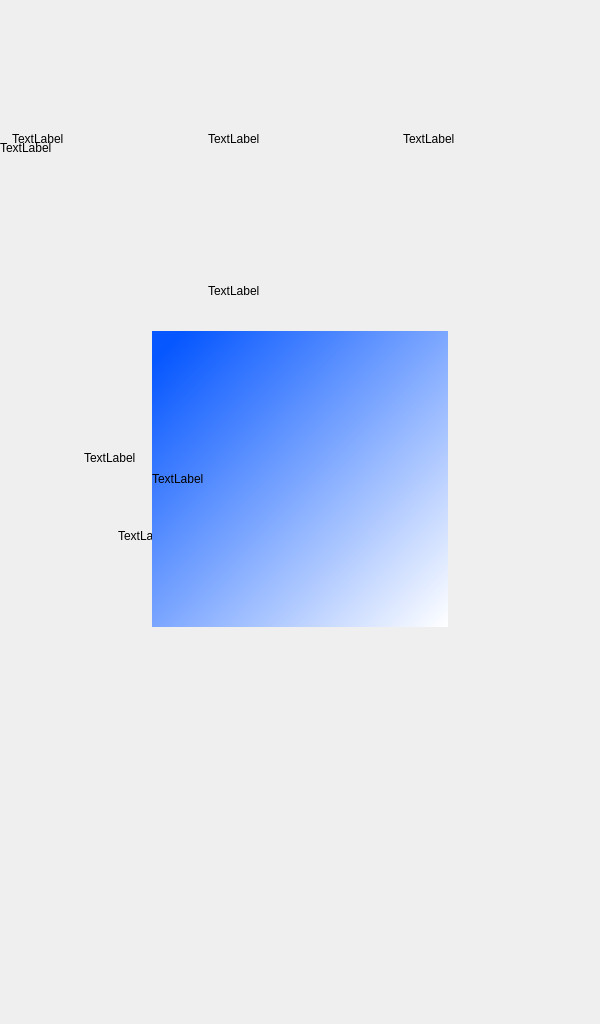
<?xml version="1.0" encoding="UTF-8"?>
<ui version="4.0">
 <class>Widget</class>
 <widget class="QWidget" name="Widget">
  <property name="geometry">
   <rect>
    <x>0</x>
    <y>0</y>
    <width>600</width>
    <height>1024</height>
   </rect>
  </property>
  <property name="windowTitle">
   <string>Widget</string>
  </property>
  <property name="layoutDirection">
   <enum>Qt::RightToLeft</enum>
  </property>
  <property name="styleSheet">
   <string notr="true"/>
  </property>
  <widget class="QWidget" name="widget1" native="true">
   <property name="geometry">
    <rect>
     <x>0</x>
     <y>0</y>
     <width>600</width>
     <height>1024</height>
    </rect>
   </property>
   <property name="layoutDirection">
    <enum>Qt::RightToLeft</enum>
   </property>
   <property name="styleSheet">
    <string notr="true">background-image:url(:/ui/QR.png)</string>
   </property>
   <widget class="QLabel" name="label1">
    <property name="geometry">
     <rect>
      <x>152</x>
      <y>331</y>
      <width>296</width>
      <height>296</height>
     </rect>
    </property>
    <property name="layoutDirection">
     <enum>Qt::RightToLeft</enum>
    </property>
    <property name="text">
     <string>TextLabel</string>
    </property>
   </widget>
  </widget>
  <widget class="QWidget" name="widget4" native="true">
   <property name="geometry">
    <rect>
     <x>0</x>
     <y>0</y>
     <width>600</width>
     <height>1024</height>
    </rect>
   </property>
   <property name="styleSheet">
    <string notr="true">background-image:url(:/ui/main.png)</string>
   </property>
   <widget class="QLabel" name="label4_1">
    <property name="geometry">
     <rect>
      <x>208</x>
      <y>69</y>
      <width>188</width>
      <height>140</height>
     </rect>
    </property>
    <property name="text">
     <string>TextLabel</string>
    </property>
   </widget>
   <widget class="QLabel" name="label4_2">
    <property name="geometry">
     <rect>
      <x>208</x>
      <y>221</y>
      <width>188</width>
      <height>140</height>
     </rect>
    </property>
    <property name="text">
     <string>TextLabel</string>
    </property>
   </widget>
   <widget class="QLabel" name="label4_4">
    <property name="geometry">
     <rect>
      <x>403</x>
      <y>69</y>
      <width>188</width>
      <height>140</height>
     </rect>
    </property>
    <property name="text">
     <string>TextLabel</string>
    </property>
   </widget>
   <widget class="QLabel" name="label4_3">
    <property name="geometry">
     <rect>
      <x>12</x>
      <y>69</y>
      <width>188</width>
      <height>140</height>
     </rect>
    </property>
    <property name="text">
     <string>TextLabel</string>
    </property>
   </widget>
   <widget class="QLabel" name="label4_5_1">
    <property name="geometry">
     <rect>
      <x>55</x>
      <y>667</y>
      <width>90</width>
      <height>89</height>
     </rect>
    </property>
    <property name="styleSheet">
     <string notr="true">background-image:url(:/image/ui/r1.png)</string>
    </property>
    <property name="text">
     <string/>
    </property>
   </widget>
   <widget class="QLabel" name="label4_5_2">
    <property name="geometry">
     <rect>
      <x>191</x>
      <y>667</y>
      <width>90</width>
      <height>89</height>
     </rect>
    </property>
    <property name="styleSheet">
     <string notr="true">background-image:url(:/image/ui/r2.png)</string>
    </property>
    <property name="text">
     <string/>
    </property>
   </widget>
   <widget class="QLabel" name="label4_5_3">
    <property name="geometry">
     <rect>
      <x>336</x>
      <y>667</y>
      <width>72</width>
      <height>89</height>
     </rect>
    </property>
    <property name="styleSheet">
     <string notr="true">background-image:url(:/image/ui/r3.png)</string>
    </property>
    <property name="text">
     <string/>
    </property>
   </widget>
   <widget class="QLabel" name="label4_5_4">
    <property name="geometry">
     <rect>
      <x>472</x>
      <y>667</y>
      <width>72</width>
      <height>89</height>
     </rect>
    </property>
    <property name="styleSheet">
     <string notr="true">background-image:url(:/image/ui/r4.png)</string>
    </property>
    <property name="text">
     <string/>
    </property>
   </widget>
   <widget class="QLabel" name="label4_5_5">
    <property name="geometry">
     <rect>
      <x>55</x>
      <y>786</y>
      <width>90</width>
      <height>89</height>
     </rect>
    </property>
    <property name="styleSheet">
     <string notr="true">background-image:url(:/image/ui/r5.png)</string>
    </property>
    <property name="text">
     <string/>
    </property>
   </widget>
   <widget class="QLabel" name="label4_5_6">
    <property name="geometry">
     <rect>
      <x>200</x>
      <y>786</y>
      <width>72</width>
      <height>89</height>
     </rect>
    </property>
    <property name="styleSheet">
     <string notr="true">background-image:url(:/image/ui/r6.png)</string>
    </property>
    <property name="text">
     <string/>
    </property>
   </widget>
   <widget class="QLabel" name="label4_5_7">
    <property name="geometry">
     <rect>
      <x>336</x>
      <y>786</y>
      <width>72</width>
      <height>89</height>
     </rect>
    </property>
    <property name="styleSheet">
     <string notr="true">background-image:url(:/image/ui/r7.png)</string>
    </property>
    <property name="text">
     <string/>
    </property>
   </widget>
   <widget class="QLabel" name="label4_5_8">
    <property name="geometry">
     <rect>
      <x>472</x>
      <y>786</y>
      <width>72</width>
      <height>89</height>
     </rect>
    </property>
    <property name="styleSheet">
     <string notr="true">background-image:url(:/image/ui/r8.png)</string>
    </property>
    <property name="text">
     <string/>
    </property>
   </widget>
   <widget class="QLabel" name="label4_5_1_1">
    <property name="geometry">
     <rect>
      <x>55</x>
      <y>667</y>
      <width>90</width>
      <height>89</height>
     </rect>
    </property>
    <property name="styleSheet">
     <string notr="true">background-image:url(:/image/ui/w1.png)</string>
    </property>
    <property name="text">
     <string/>
    </property>
   </widget>
   <widget class="QLabel" name="label4_5_2_1">
    <property name="geometry">
     <rect>
      <x>191</x>
      <y>667</y>
      <width>90</width>
      <height>89</height>
     </rect>
    </property>
    <property name="styleSheet">
     <string notr="true">background-image:url(:/image/ui/w2.png)</string>
    </property>
    <property name="text">
     <string/>
    </property>
   </widget>
   <widget class="QLabel" name="label4_5_3_1">
    <property name="geometry">
     <rect>
      <x>336</x>
      <y>667</y>
      <width>72</width>
      <height>89</height>
     </rect>
    </property>
    <property name="styleSheet">
     <string notr="true">background-image:url(:/image/ui/w3.png)</string>
    </property>
    <property name="text">
     <string/>
    </property>
   </widget>
   <widget class="QLabel" name="label4_5_4_1">
    <property name="geometry">
     <rect>
      <x>472</x>
      <y>667</y>
      <width>72</width>
      <height>89</height>
     </rect>
    </property>
    <property name="styleSheet">
     <string notr="true">background-image:url(:/image/ui/w4.png)</string>
    </property>
    <property name="text">
     <string/>
    </property>
   </widget>
   <widget class="QLabel" name="label4_5_5_1">
    <property name="geometry">
     <rect>
      <x>55</x>
      <y>786</y>
      <width>90</width>
      <height>89</height>
     </rect>
    </property>
    <property name="styleSheet">
     <string notr="true">background-image:url(:/image/ui/w5.png)</string>
    </property>
    <property name="text">
     <string/>
    </property>
   </widget>
   <widget class="QLabel" name="label4_5_6_1">
    <property name="geometry">
     <rect>
      <x>200</x>
      <y>786</y>
      <width>72</width>
      <height>89</height>
     </rect>
    </property>
    <property name="styleSheet">
     <string notr="true">background-image:url(:/image/ui/w6.png)</string>
    </property>
    <property name="text">
     <string/>
    </property>
   </widget>
   <widget class="QLabel" name="label4_5_7_1">
    <property name="geometry">
     <rect>
      <x>336</x>
      <y>786</y>
      <width>72</width>
      <height>89</height>
     </rect>
    </property>
    <property name="styleSheet">
     <string notr="true">background-image:url(:/image/ui/w7.png)</string>
    </property>
    <property name="text">
     <string/>
    </property>
   </widget>
   <widget class="QLabel" name="label4_5_8_1">
    <property name="geometry">
     <rect>
      <x>472</x>
      <y>786</y>
      <width>72</width>
      <height>89</height>
     </rect>
    </property>
    <property name="styleSheet">
     <string notr="true">background-image:url(:/image/ui/w8.png)</string>
    </property>
    <property name="text">
     <string/>
    </property>
   </widget>
   <widget class="QLabel" name="label4_6_1">
    <property name="geometry">
     <rect>
      <x>118</x>
      <y>482</y>
      <width>108</width>
      <height>108</height>
     </rect>
    </property>
    <property name="text">
     <string>TextLabel</string>
    </property>
   </widget>
   <widget class="QLabel" name="label4_6_2">
    <property name="geometry">
     <rect>
      <x>271</x>
      <y>482</y>
      <width>120</width>
      <height>28</height>
     </rect>
    </property>
    <property name="text">
     <string>TextLabel</string>
    </property>
   </widget>
   <widget class="QLabel" name="label4_6_3">
    <property name="geometry">
     <rect>
      <x>271</x>
      <y>522</y>
      <width>120</width>
      <height>28</height>
     </rect>
    </property>
    <property name="text">
     <string>TextLabel</string>
    </property>
   </widget>
   <widget class="QLabel" name="label4_6_4">
    <property name="geometry">
     <rect>
      <x>271</x>
      <y>562</y>
      <width>120</width>
      <height>28</height>
     </rect>
    </property>
    <property name="text">
     <string>TextLabel</string>
    </property>
   </widget>
   <widget class="QLabel" name="label4_6_5">
    <property name="geometry">
     <rect>
      <x>392</x>
      <y>482</y>
      <width>120</width>
      <height>28</height>
     </rect>
    </property>
    <property name="text">
     <string>TextLabel</string>
    </property>
   </widget>
   <widget class="QLabel" name="label4_6_6">
    <property name="geometry">
     <rect>
      <x>392</x>
      <y>522</y>
      <width>120</width>
      <height>28</height>
     </rect>
    </property>
    <property name="text">
     <string>TextLabel</string>
    </property>
   </widget>
   <widget class="QLabel" name="label4_6_7">
    <property name="geometry">
     <rect>
      <x>392</x>
      <y>562</y>
      <width>120</width>
      <height>28</height>
     </rect>
    </property>
    <property name="styleSheet">
     <string notr="true"/>
    </property>
    <property name="text">
     <string>TextLabel</string>
    </property>
   </widget>
  </widget>
  <widget class="QWidget" name="widget3" native="true">
   <property name="geometry">
    <rect>
     <x>0</x>
     <y>0</y>
     <width>600</width>
     <height>1024</height>
    </rect>
   </property>
   <property name="styleSheet">
    <string notr="true">background-image:url(:/ui/succees_face.png)</string>
   </property>
   <widget class="QLabel" name="label3">
    <property name="geometry">
     <rect>
      <x>0</x>
      <y>0</y>
      <width>296</width>
      <height>296</height>
     </rect>
    </property>
    <property name="text">
     <string>TextLabel</string>
    </property>
   </widget>
  </widget>
  <widget class="QWidget" name="widget2" native="true">
   <property name="geometry">
    <rect>
     <x>0</x>
     <y>0</y>
     <width>600</width>
     <height>1024</height>
    </rect>
   </property>
   <property name="layoutDirection">
    <enum>Qt::RightToLeft</enum>
   </property>
   <property name="autoFillBackground">
    <bool>false</bool>
   </property>
   <property name="styleSheet">
    <string notr="true">background-image:url(:/ui/start_face.png)</string>
   </property>
   <widget class="QLabel" name="label2">
    <property name="geometry">
     <rect>
      <x>84</x>
      <y>242</y>
      <width>432</width>
      <height>432</height>
     </rect>
    </property>
    <property name="layoutDirection">
     <enum>Qt::RightToLeft</enum>
    </property>
    <property name="text">
     <string>TextLabel</string>
    </property>
   </widget>
  </widget>
  <widget class="QWidget" name="widget0" native="true">
   <property name="geometry">
    <rect>
     <x>0</x>
     <y>0</y>
     <width>600</width>
     <height>1024</height>
    </rect>
   </property>
   <property name="layoutDirection">
    <enum>Qt::RightToLeft</enum>
   </property>
   <property name="styleSheet">
    <string notr="true">background-image:url(:/ui/bind.png)</string>
   </property>
   <widget class="QLabel" name="label0">
    <property name="geometry">
     <rect>
      <x>152</x>
      <y>331</y>
      <width>296</width>
      <height>296</height>
     </rect>
    </property>
    <property name="layoutDirection">
     <enum>Qt::RightToLeft</enum>
    </property>
    <property name="styleSheet">
     <string notr="true">font: 40pt &quot;Ubuntu&quot;;
background-image: url(:/ui/b_i.png);
background-color: qlineargradient(spread:pad, x1:0.0457746, y1:0.062, x2:1, y2:1, stop:0 rgba(6, 87, 255, 255), stop:1 rgba(255, 255, 255, 255));</string>
    </property>
    <property name="text">
     <string>TextLabel</string>
    </property>
   </widget>
  </widget>
 </widget>
 <resources/>
 <connections/>
</ui>
